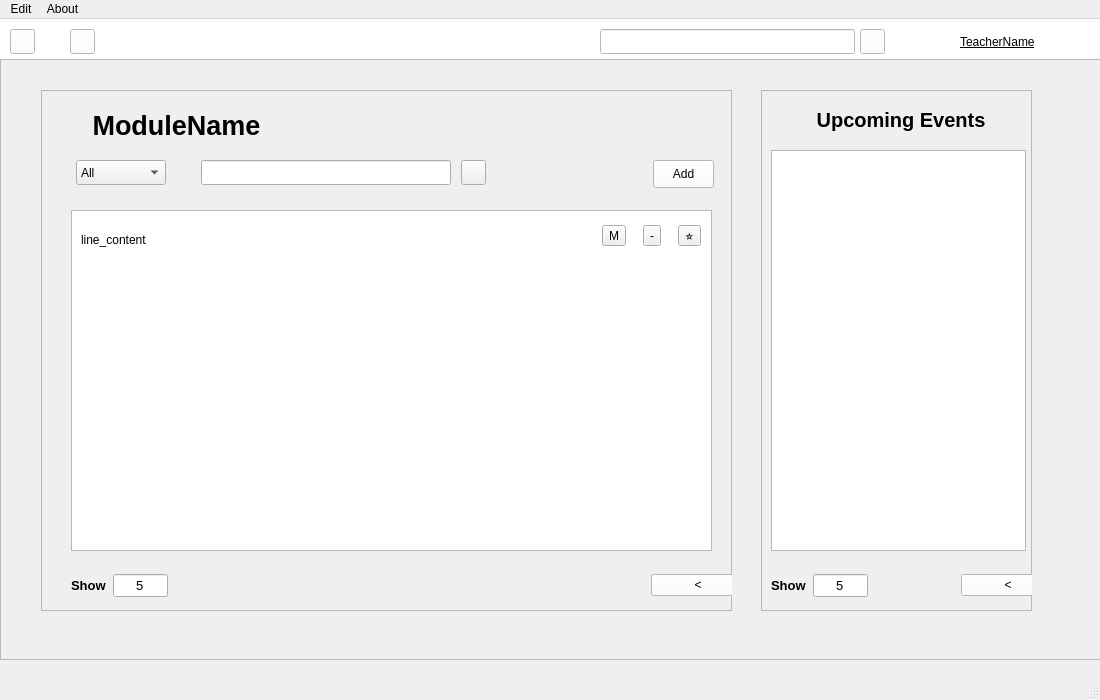
<?xml version="1.0" encoding="UTF-8"?>
<ui version="4.0">
 <class>MainWindow</class>
 <widget class="QMainWindow" name="MainWindow">
  <property name="geometry">
   <rect>
    <x>0</x>
    <y>0</y>
    <width>1100</width>
    <height>700</height>
   </rect>
  </property>
  <property name="windowTitle">
   <string>MainWindow</string>
  </property>
  <widget class="QWidget" name="centralwidget">
   <widget class="QWidget" name="widget" native="true">
    <property name="geometry">
     <rect>
      <x>0</x>
      <y>0</y>
      <width>1101</width>
      <height>45</height>
     </rect>
    </property>
    <property name="styleSheet">
     <string notr="true">background-color:rgb(255, 255, 255)</string>
    </property>
    <widget class="QToolButton" name="toolButton">
     <property name="geometry">
      <rect>
       <x>10</x>
       <y>10</y>
       <width>25</width>
       <height>25</height>
      </rect>
     </property>
     <property name="styleSheet">
      <string notr="true">border-image: url(:/all/images/backIcon.png);</string>
     </property>
     <property name="text">
      <string/>
     </property>
    </widget>
    <widget class="QToolButton" name="toolButton_2">
     <property name="geometry">
      <rect>
       <x>70</x>
       <y>10</y>
       <width>25</width>
       <height>25</height>
      </rect>
     </property>
     <property name="styleSheet">
      <string notr="true">border-image: url(:/all/images/homeIcon.png)</string>
     </property>
     <property name="text">
      <string/>
     </property>
     <property name="popupMode">
      <enum>QToolButton::DelayedPopup</enum>
     </property>
    </widget>
    <widget class="QToolButton" name="toolButton_3">
     <property name="geometry">
      <rect>
       <x>860</x>
       <y>10</y>
       <width>25</width>
       <height>25</height>
      </rect>
     </property>
     <property name="styleSheet">
      <string notr="true">border-image:url(:/all/images/searchIcon.png)</string>
     </property>
     <property name="text">
      <string/>
     </property>
    </widget>
    <widget class="QLineEdit" name="lineEdit_4">
     <property name="geometry">
      <rect>
       <x>600</x>
       <y>10</y>
       <width>255</width>
       <height>25</height>
      </rect>
     </property>
    </widget>
    <widget class="QLabel" name="label_2">
     <property name="geometry">
      <rect>
       <x>960</x>
       <y>10</y>
       <width>100</width>
       <height>25</height>
      </rect>
     </property>
     <property name="font">
      <font>
       <underline>true</underline>
      </font>
     </property>
     <property name="text">
      <string>TeacherName</string>
     </property>
    </widget>
   </widget>
   <widget class="QScrollArea" name="scrollArea">
    <property name="geometry">
     <rect>
      <x>0</x>
      <y>40</y>
      <width>1111</width>
      <height>601</height>
     </rect>
    </property>
    <property name="widgetResizable">
     <bool>true</bool>
    </property>
    <widget class="QWidget" name="scrollAreaWidgetContents">
     <property name="geometry">
      <rect>
       <x>0</x>
       <y>0</y>
       <width>1109</width>
       <height>599</height>
      </rect>
     </property>
     <widget class="QFrame" name="frame">
      <property name="geometry">
       <rect>
        <x>40</x>
        <y>30</y>
        <width>691</width>
        <height>521</height>
       </rect>
      </property>
      <property name="frameShape">
       <enum>QFrame::StyledPanel</enum>
      </property>
      <property name="frameShadow">
       <enum>QFrame::Raised</enum>
      </property>
      <widget class="QLabel" name="label">
       <property name="geometry">
        <rect>
         <x>30</x>
         <y>20</y>
         <width>211</width>
         <height>30</height>
        </rect>
       </property>
       <property name="font">
        <font>
         <pointsize>20</pointsize>
         <weight>75</weight>
         <bold>true</bold>
        </font>
       </property>
       <property name="text">
        <string>ModuleName</string>
       </property>
       <property name="alignment">
        <set>Qt::AlignCenter</set>
       </property>
      </widget>
      <widget class="QComboBox" name="comboBox">
       <property name="geometry">
        <rect>
         <x>35</x>
         <y>70</y>
         <width>90</width>
         <height>25</height>
        </rect>
       </property>
       <item>
        <property name="text">
         <string>All</string>
        </property>
       </item>
       <item>
        <property name="text">
         <string>In Progress</string>
        </property>
       </item>
       <item>
        <property name="text">
         <string>Future</string>
        </property>
       </item>
       <item>
        <property name="text">
         <string>Past</string>
        </property>
       </item>
       <item>
        <property name="text">
         <string>Starred</string>
        </property>
       </item>
      </widget>
      <widget class="QLineEdit" name="lineEdit">
       <property name="geometry">
        <rect>
         <x>160</x>
         <y>70</y>
         <width>250</width>
         <height>25</height>
        </rect>
       </property>
      </widget>
      <widget class="QListView" name="listView">
       <property name="geometry">
        <rect>
         <x>30</x>
         <y>120</y>
         <width>641</width>
         <height>341</height>
        </rect>
       </property>
      </widget>
      <widget class="QToolButton" name="toolButton_4">
       <property name="geometry">
        <rect>
         <x>420</x>
         <y>70</y>
         <width>25</width>
         <height>25</height>
        </rect>
       </property>
       <property name="styleSheet">
        <string notr="true">border-image:url(:/all/images/searchIcon.png)</string>
       </property>
       <property name="text">
        <string/>
       </property>
      </widget>
      <widget class="QPushButton" name="pushButton">
       <property name="geometry">
        <rect>
         <x>612</x>
         <y>70</y>
         <width>61</width>
         <height>28</height>
        </rect>
       </property>
       <property name="styleSheet">
        <string notr="true">background-color:rgb(255, 255, 255)</string>
       </property>
       <property name="text">
        <string>Add</string>
       </property>
      </widget>
      <widget class="QWidget" name="lineDispaly_widget" native="true">
       <property name="geometry">
        <rect>
         <x>30</x>
         <y>120</y>
         <width>639</width>
         <height>60</height>
        </rect>
       </property>
       <widget class="QLabel" name="label_5">
        <property name="geometry">
         <rect>
          <x>10</x>
          <y>10</y>
          <width>461</width>
          <height>39</height>
         </rect>
        </property>
        <property name="text">
         <string>line_content</string>
        </property>
       </widget>
       <widget class="QWidget" name="layoutWidget">
        <property name="geometry">
         <rect>
          <x>520</x>
          <y>10</y>
          <width>122</width>
          <height>31</height>
         </rect>
        </property>
        <layout class="QHBoxLayout" name="horizontalLayout_5">
         <item>
          <widget class="QToolButton" name="toolButton_5">
           <property name="text">
            <string>M</string>
           </property>
          </widget>
         </item>
         <item>
          <widget class="QToolButton" name="toolButton_6">
           <property name="text">
            <string>-</string>
           </property>
          </widget>
         </item>
         <item>
          <widget class="QToolButton" name="toolButton_7">
           <property name="text">
            <string>⭐</string>
           </property>
          </widget>
         </item>
        </layout>
       </widget>
      </widget>
      <widget class="QWidget" name="layoutWidget">
       <property name="geometry">
        <rect>
         <x>30</x>
         <y>480</y>
         <width>97</width>
         <height>31</height>
        </rect>
       </property>
       <layout class="QHBoxLayout" name="horizontalLayout">
        <item>
         <widget class="QLabel" name="label_4">
          <property name="font">
           <font>
            <pointsize>10</pointsize>
            <weight>75</weight>
            <bold>true</bold>
           </font>
          </property>
          <property name="text">
           <string>Show</string>
          </property>
         </widget>
        </item>
        <item>
         <widget class="QLineEdit" name="lineEdit_2">
          <property name="font">
           <font>
            <pointsize>10</pointsize>
           </font>
          </property>
          <property name="text">
           <string>5</string>
          </property>
          <property name="alignment">
           <set>Qt::AlignCenter</set>
          </property>
         </widget>
        </item>
       </layout>
      </widget>
      <widget class="QWidget" name="layoutWidget">
       <property name="geometry">
        <rect>
         <x>610</x>
         <y>480</y>
         <width>195</width>
         <height>31</height>
        </rect>
       </property>
       <layout class="QHBoxLayout" name="horizontalLayout_3">
        <property name="spacing">
         <number>7</number>
        </property>
        <item>
         <widget class="QPushButton" name="pushButton_3">
          <property name="sizePolicy">
           <sizepolicy hsizetype="Minimum" vsizetype="Fixed">
            <horstretch>40</horstretch>
            <verstretch>0</verstretch>
           </sizepolicy>
          </property>
          <property name="styleSheet">
           <string notr="true">background-color:rgb(255, 255, 255)</string>
          </property>
          <property name="text">
           <string>&lt;</string>
          </property>
         </widget>
        </item>
        <item>
         <widget class="QPushButton" name="pushButton_2">
          <property name="sizePolicy">
           <sizepolicy hsizetype="Minimum" vsizetype="Fixed">
            <horstretch>40</horstretch>
            <verstretch>0</verstretch>
           </sizepolicy>
          </property>
          <property name="styleSheet">
           <string notr="true">background-color:rgb(255, 255, 255)</string>
          </property>
          <property name="text">
           <string>&gt;</string>
          </property>
         </widget>
        </item>
       </layout>
      </widget>
     </widget>
     <widget class="QFrame" name="frame_2">
      <property name="geometry">
       <rect>
        <x>760</x>
        <y>30</y>
        <width>271</width>
        <height>521</height>
       </rect>
      </property>
      <property name="frameShape">
       <enum>QFrame::StyledPanel</enum>
      </property>
      <property name="frameShadow">
       <enum>QFrame::Raised</enum>
      </property>
      <widget class="QLabel" name="label_3">
       <property name="geometry">
        <rect>
         <x>20</x>
         <y>10</y>
         <width>240</width>
         <height>40</height>
        </rect>
       </property>
       <property name="font">
        <font>
         <pointsize>15</pointsize>
         <weight>75</weight>
         <bold>true</bold>
        </font>
       </property>
       <property name="text">
        <string>Upcoming Events</string>
       </property>
       <property name="alignment">
        <set>Qt::AlignCenter</set>
       </property>
      </widget>
      <widget class="QListView" name="listView_2">
       <property name="geometry">
        <rect>
         <x>10</x>
         <y>60</y>
         <width>255</width>
         <height>401</height>
        </rect>
       </property>
      </widget>
      <widget class="QWidget" name="layoutWidget">
       <property name="geometry">
        <rect>
         <x>200</x>
         <y>480</y>
         <width>195</width>
         <height>31</height>
        </rect>
       </property>
       <layout class="QHBoxLayout" name="horizontalLayout_4">
        <property name="spacing">
         <number>7</number>
        </property>
        <item>
         <widget class="QPushButton" name="pushButton_4">
          <property name="sizePolicy">
           <sizepolicy hsizetype="Minimum" vsizetype="Fixed">
            <horstretch>40</horstretch>
            <verstretch>0</verstretch>
           </sizepolicy>
          </property>
          <property name="styleSheet">
           <string notr="true">background-color:rgb(255, 255, 255)</string>
          </property>
          <property name="text">
           <string>&lt;</string>
          </property>
         </widget>
        </item>
        <item>
         <widget class="QPushButton" name="pushButton_5">
          <property name="sizePolicy">
           <sizepolicy hsizetype="Minimum" vsizetype="Fixed">
            <horstretch>40</horstretch>
            <verstretch>0</verstretch>
           </sizepolicy>
          </property>
          <property name="styleSheet">
           <string notr="true">background-color:rgb(255, 255, 255)</string>
          </property>
          <property name="text">
           <string>&gt;</string>
          </property>
         </widget>
        </item>
       </layout>
      </widget>
      <widget class="QWidget" name="layoutWidget">
       <property name="geometry">
        <rect>
         <x>10</x>
         <y>480</y>
         <width>97</width>
         <height>31</height>
        </rect>
       </property>
       <layout class="QHBoxLayout" name="horizontalLayout_2">
        <item>
         <widget class="QLabel" name="label_7">
          <property name="font">
           <font>
            <pointsize>10</pointsize>
            <weight>75</weight>
            <bold>true</bold>
           </font>
          </property>
          <property name="text">
           <string>Show</string>
          </property>
         </widget>
        </item>
        <item>
         <widget class="QLineEdit" name="lineEdit_3">
          <property name="font">
           <font>
            <pointsize>10</pointsize>
           </font>
          </property>
          <property name="text">
           <string>5</string>
          </property>
          <property name="alignment">
           <set>Qt::AlignCenter</set>
          </property>
         </widget>
        </item>
       </layout>
      </widget>
     </widget>
    </widget>
   </widget>
  </widget>
  <widget class="QStatusBar" name="statusbar"/>
  <widget class="QMenuBar" name="menuBar">
   <property name="geometry">
    <rect>
     <x>0</x>
     <y>0</y>
     <width>1100</width>
     <height>26</height>
    </rect>
   </property>
   <widget class="QMenu" name="menuFile">
    <property name="title">
     <string>Edit</string>
    </property>
   </widget>
   <widget class="QMenu" name="menuAbout">
    <property name="geometry">
     <rect>
      <x>471</x>
      <y>197</y>
      <width>169</width>
      <height>54</height>
     </rect>
    </property>
    <property name="title">
     <string>About</string>
    </property>
   </widget>
   <addaction name="menuFile"/>
   <addaction name="menuAbout"/>
  </widget>
  <action name="actionEdit">
   <property name="text">
    <string>Edit</string>
   </property>
  </action>
  <action name="actionAbout_2">
   <property name="text">
    <string>About</string>
   </property>
  </action>
 </widget>
 <resources>
  <include location="../images.qrc"/>
 </resources>
 <connections/>
</ui>
